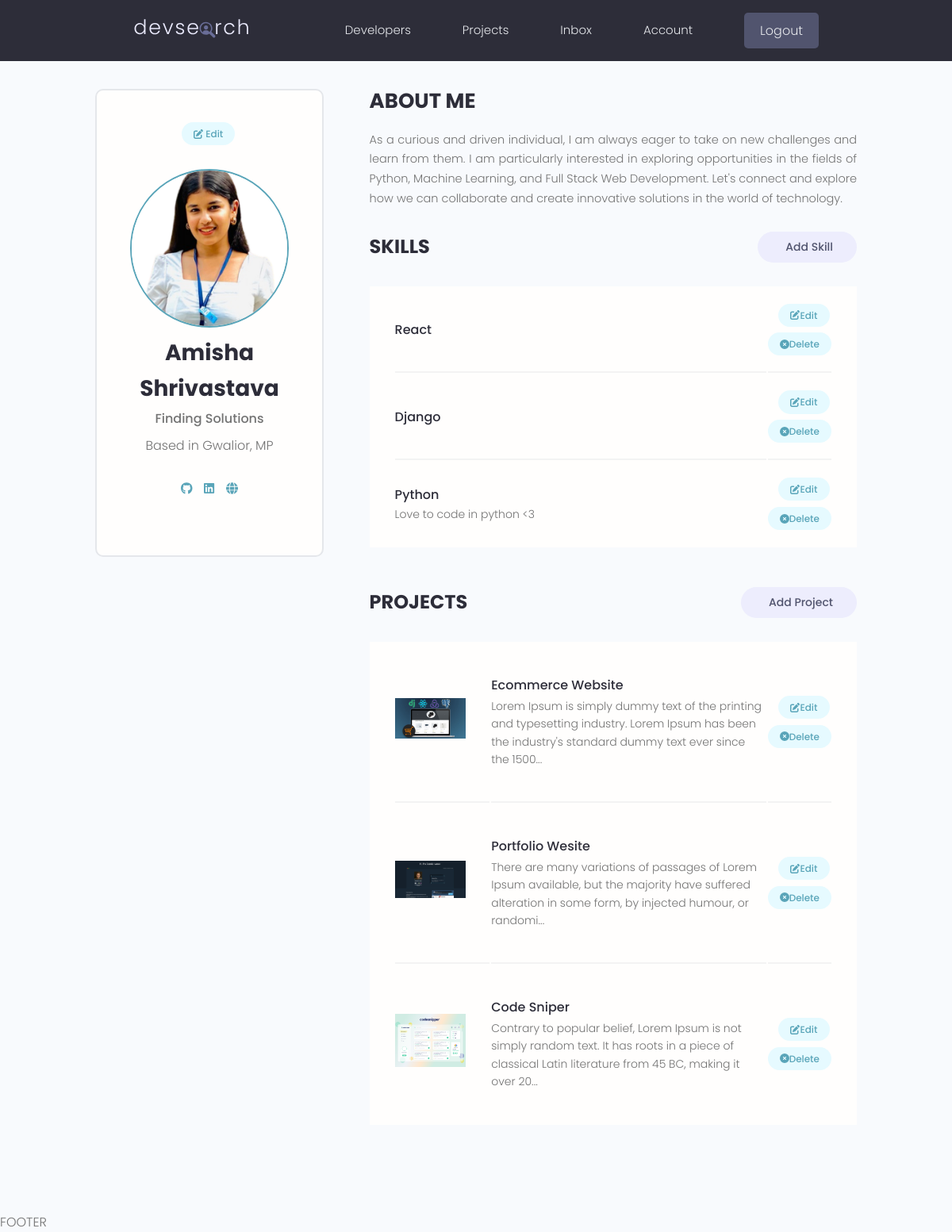
The app's page /account/ (signed in) with its own data.
### users/models.py (models this page shows, shortened)
class Profile(models.Model):
    user = models.OneToOneField(User, on_delete=models.CASCADE, null=True, blank=True)
    name = models.CharField(max_length=200, blank=True, null=True) #character field need max length
    email = models.EmailField(max_length=500, blank=True, null=True)
    username = models.CharField(max_length=200, blank=True, null=True)
    location = models.CharField(max_length=200, blank=True, null=True)
    short_intro = models.CharField(max_length=200, blank=True, null=True)
    bio = models.TextField(blank=True, null=True)
    profile_image = models.ImageField(null=True, blank=True, upload_to='profiles/', default='profiles/user-default.png') #requires image processig library pillow by default image goes to static folder
    social_github = models.CharField(max_length=200, blank=True, null=True)
    social_linkedin = models.CharField(max_length=200, blank=True, null=True)
    social_website = models.CharField(max_length=200, blank=True, null=True)
    social_twitter = models.CharField(max_length=200, blank=True, null=True)
    created = models.DateTimeField(auto_now_add=True)
    id = models.UUIDField(default=uuid.uuid4, unique=True, primary_key=True, editable=False)

class Skill(models.Model):
    owner = models.ForeignKey(Profile, on_delete=models.CASCADE)
    name = models.CharField(max_length=200, blank=True, null=True) #character field need max length
    description = models.TextField(blank=True, null=True)
    created = models.DateTimeField(auto_now_add=True)
    id = models.UUIDField(default=uuid.uuid4, unique=True, primary_key=True, editable=False)

### projects/models.py (models this page shows, shortened)
class Project(models.Model):
    owner = models.ForeignKey(Profile, null=True, blank=True, on_delete=models.SET_NULL)
    title = models.CharField(max_length=200)
    description = models.TextField(null=True, blank=True) # not necessary
    featured_image = models.ImageField(null=True, blank=True, default="default.jpg")
    demo_link = models.CharField(max_length=2000, null=True, blank=True)
    source_link = models.CharField(max_length=2000, null=True, blank=True)
    tag = models.ManyToManyField('Tag', blank=True)
    vote_total = models.IntegerField(default=0, null=True, blank=True)
    vote_ratio = models.IntegerField(default=0, null=True, blank=True)
    created = models.DateTimeField(auto_now_add=True)
    id = models.UUIDField(default=uuid.uuid4, unique=True, primary_key=True, editable=False)
    class Meta:
        ordering = ['created']

### users/views.py (the view)
# urls.py: path('account/',views.userAccount, name="account"),
@login_required(login_url = 'login')
def userAccount(request):
    profile = request.user.profile
    skills = profile.skill_set.all()
    projects = profile.project_set.all()
    context = {'profile': profile, 'skills':skills, 'projects': projects}
    return render(request,'users/account.html', context)

### users/templates/users/account.html (shortened to what this page needs)
{% extends 'main.html' %}
{% block content %}
  <main class="settingsPage profile my-md">
    <div class="container">
      <div class="layout">
        <div class="column column--1of3">
          <div class="card text-center">
            <div class="card__body dev">
              <a class="tag tag--pill tag--main settings__btn" href="{% url 'edit-account' %}"><i class="fa-solid fa-pen-to-square"></i> Edit</a>
              <img class="avatar avatar--xl dev__avatar" src="{{profile.profile_image.url}}" />
              <h2 class="dev__name">{{profile.name}}</h2>
              <p class="dev__title">{{profile.short_intro}}</p>
              <p class="dev__location">Based in {{profile.location}}</p>
              <ul class="dev__social">
                {% if profile.social_github %}
                <li>
                  <a title="Github" href="{{profile.social_github}}" target="_blank"><i class="fa-brands fa-github"></i></a>
                </li>
                {% endif %}
                {% if profile.social_linkedin %}
                <li>
                  <a title="LinkedIn" href="{{profile.social_linkedin}}" target="_blank"><i class="fa-brands fa-linkedin"></i></a>
                </li>
                {% endif %}
                {% if profile.social_website %}
                <li>
                  <a title="Personal Website" href="{{profile.social_website}}" target="_blank"><i class="fa-solid fa-globe"></i></a>
                </li>
                {% endif %}
              </ul>
            </div>
          </div>
        </div>
        <div class="column column--2of3">
          <div class="devInfo">
            <h3 class="devInfo__title">About Me</h3>
            <p class="devInfo__about">
              {{profile.bio}}
            </p>
          </div>
          <div class="settings">
            <h3 class="settings__title">Skills</h3>
            <a class="tag tag--pill tag--sub settings__btn tag--lg" href="{% url 'create-skill' %}"> Add Skill</a>
          </div>
          <table class="settings__table">
            {% for skill in skills %}
            <tr>
              <td class="settings__tableInfo">
                <h4>{{skill.name}}</h4>
                <p>
                  {{skill.description}}
                </p>
              </td>
              <td class="settings__tableActions">
                <a class="tag tag--pill tag--main settings__btn" href="{% url 'update-skill' skill.id %}"><i class="fa-solid fa-pen-to-square"></i> Edit</a>
                <a class="tag tag--pill tag--main settings__btn" href="#"><i class="fa-solid fa-circle-xmark"></i> Delete</a>
              </td>
            </tr>
            {% endfor %}
          </table>
          <div class="settings">
            <h3 class="settings__title">Projects</h3>
            <a class="tag tag--pill tag--sub settings__btn tag--lg" href="{% url 'create-project'%}"> Add Project</a>
          </div>
          <table class="settings__table">
            {% for project in projects %}
            <tr>
              <td class="settings__thumbnail">
                <a href="{% url 'project' project.id %}"><img src="{{project.featured_image.url}}" alt="Project Thumbnail" /></a>
              </td>
              <td class="settings__tableInfo">
                <a href="{% url 'project' project.id %}">{{project.title}}</a>
                <p>
                  {{project.description|slice:"150"}}...
                </p>
              </td>
              <td class="settings__tableActions">
                <a class="tag tag--pill tag--main settings__btn" href="{% url 'update-project' project.id%}"><i class="fa-solid fa-pen-to-square"></i> Edit</a>
                <a class="tag tag--pill tag--main settings__btn" href="{% url 'delete-project' project.id%}"><i class="fa-solid fa-circle-xmark"></i>
                  Delete</a>
              </td>
            </tr>
            {% endfor %}
          </table>
        </div>
      </div>
    </div>
  </main>
{% endblock %}

### static/styles/app.css (style rules this page uses)
:root { --color-sub: #2d2d39; }
.card { border: 2px solid var(--color-light); }
img { width: 100%; }
.profile .card > .dev { padding: 4rem; }
.dev__avatar { display: block; margin: auto; }
.dev__name { color: var(--color-sub); font-size: 2.8rem; font-weight: 700; margin-top: 1rem; margin-bottom: 0.5rem; }
.dev__title { font-size: 1.6rem; font-weight: 500; line-height: 1.3; }
.dev__location { margin-top: 1rem; }
.dev__social { margin: 3rem 0; list-style: none; display: flex; justify-content: center; gap: 1.5rem; }
.devInfo { margin-bottom: 3rem; }
.devInfo__title, .devInfo__subtitle { font-size: 2.6rem; color: var(--color-sub); text-transform: uppercase; font-weight: 700; margin-bottom: 1.5rem; }
.devInfo__about, .devSkill__info { font-size: 1.45rem; line-height: 1.7; text-align: justify; }
.settingsPage .dev > .settings__btn { display: inline-block; margin-bottom: 3rem; }
.settings { display: flex; justify-content: space-between; align-items: center; }
.settings__title { font-size: 2.4rem; text-transform: uppercase; font-weight: 700; color: var(--color-sub); }
.settings__table { margin-top: 3rem; margin-bottom: 5rem; padding: 0 3rem; background: var(--color-white); }
.settings__table tr { width: 100%; }
.settings__table tr > td { padding: 2rem 0; }
.settings__table tr:not(:last-child) td { border-bottom: 2px solid var(--color-white-light); }
.settings__thumbnail { width: 23%; min-width: 10rem; }
.settings__thumbnail img { padding-right: 3rem; height: 15rem; object-fit: contain; }
.settings__tableInfo { width: 100%; }
.settings__tableInfo h4, .settings__tableInfo a { padding-right: 1rem; width: auto; font-size: 1.6rem; font-weight: 500; color: var(--color-sub); }
.settings__tableInfo p { font-size: 1.4rem; }
.settings__tableActions { text-align: right; }

### static/uikit/styles/modules/_variables.css (style rules this page uses)
:root { --color-main: #5aa5b9; --color-main-light: #e6faff; --color-sub: #3f4156; --color-sub-light: #51546e; --color-sub-lighter: #ededfd; --color-text: #737373; --color-gray: #8b8b8b; --color-light: #e5e7eb; --color-light-gray: #767676; --color-bg: #f8fafd; --color-white: #fffefd; --color-white-light: #f3f3f3; --color-success: #359e64; --color-success-bg: #def8e8; --color-error: #fc4b0b; --color-error-bg: #fff2ee; --font-base: 'Poppins', arial, helvetica, 'Segoe UI', roboto, ubuntu, sans-serif; --font-monospace: 'Fira Code', 'Courier New', courier, monospace; --font-regular: 300; --font-medium: 500; --font-bold: 700; --generic-shadow: 1px 1px 5px #00000010; --generic-transition: all 0.3s ease-in-out; }

### static/uikit/styles/modules/_base.css (style rules this page uses)
* { margin: 0; padding: 0; box-sizing: border-box; text-rendering: optimizeLegibility; color: inherit; font-size: inherit; }
html { font-size: 50%; }
@media only screen and (min-width: 480px) { html { font-size: 56.25%; } }
@media only screen and (min-width: 1200px) { html { font-size: 62.5%; } }
body { line-height: 1.6; font-weight: 400; font-size: 1.5rem; color: var(--color-text); background-color: var(--color-bg); min-height: 100vh; }

### static/uikit/styles/modules/_typography.css (style rules this page uses)
* { font-family: var(--font-base); }
h2 { font-size: 3.6rem; font-weight: var(--font-bold); }
h3 { font-size: 3.2rem; font-weight: var(--font-medium); }
h4 { font-size: 2.8rem; font-weight: var(--font-medium); }
p, span, strong { font-size: 1.6rem; color: var(--color-text); font-weight: var(--font-regular); }
a { padding-bottom: 2px; text-decoration: none; display: inline-block; color: var(--color-main); font-weight: var(--font-medium); }

### static/uikit/styles/modules/_utilities.css (style rules this page uses)
.container { width: 92%; max-width: 165rem; margin: 0 auto; box-sizing: border-box; }
@media screen and (min-width: 1000px) { .container { width: 90%; } }
@media screen and (min-width: 1200px) { .container { width: 80%; } }
.text-center { text-align: center; }
.my-md { margin: 3rem auto; }

### static/uikit/styles/modules/_avatar.css (style rules this page uses)
.avatar { border-radius: 50%; border: 2px solid var(--color-main); object-fit: cover; }
.avatar--xl { height: 20rem; width: 20rem; }

### static/uikit/styles/modules/_card.css (style rules this page uses)
.card { border-radius: 1rem; background-color: var(--color-white); border: 1.5px solid var(--color-light); width: auto; height: auto; margin-top: 0.5rem; margin-bottom: 0.5rem; overflow: hidden; }
.card__body, .card__header { padding: 2rem 2.5rem; }

### static/uikit/styles/modules/_layout.css (style rules this page uses)
.layout { display: flex; flex-flow: row wrap; justify-content: space-between; }
.layout > .column { margin-bottom: 3rem; }
.layout > .column.column--1of3 { flex-basis: 30%; }
.layout > .column.column--2of3 { flex-basis: 64%; }

### records on screen
Profile: profile_image (picture), name "Amisha Shrivastava", short_intro "Finding Solutions", location "Gwalior, MP", bio "As a curious and driven individual, I am always eager to take on new challenges and learn from them. I am particularly interested in exploring opportunities in the fields of Python, Machine Learning, and Full Stack Web Development. Let's connect and explore how we can collaborate and create innovative solutions in the world of technology."
Skill: name "React"
Skill: name "Django"
Skill: name "Python", description "Love to code in python <3"
Project: featured_image (picture), title "Ecommerce Website", description "Lorem Ipsum is simply dummy text of the printing and typesetting industry. Lorem Ipsum has been the industry's standard dummy text ever since the 1500"
Project: featured_image (picture), title "Portfolio Wesite", description "There are many variations of passages of Lorem Ipsum available, but the majority have suffered alteration in some form, by injected humour, or randomi"
Project: featured_image (picture), title "Code Sniper", description "Contrary to popular belief, Lorem Ipsum is not simply random text. It has roots in a piece of classical Latin literature from 45 BC, making it over 20"
